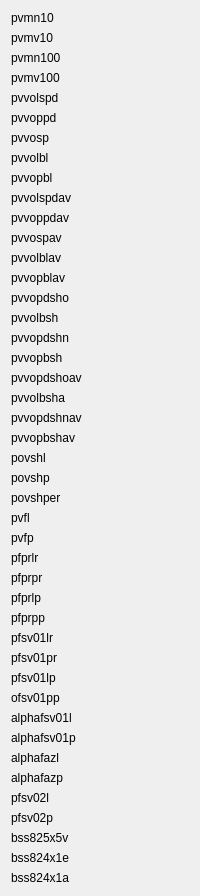
      <widget class="QWidget" name="tab_10">
       <attribute name="title">
        <string>Освещение</string>
       </attribute>
       <layout class="QGridLayout" name="gridLayout_10">
        <item row="28" column="0">
         <widget class="QLabel" name="pfprpr">
          <property name="text">
           <string>pfprpr</string>
          </property>
         </widget>
        </item>
        <item row="21" column="0">
         <widget class="QLabel" name="pvvopbshav">
          <property name="text">
           <string>pvvopbshav</string>
          </property>
         </widget>
        </item>
        <item row="38" column="0">
         <widget class="QLabel" name="alphafazp">
          <property name="text">
           <string>alphafazp</string>
          </property>
         </widget>
        </item>
        <item row="26" column="0">
         <widget class="QLabel" name="pvfp">
          <property name="text">
           <string>pvfp</string>
          </property>
         </widget>
        </item>
        <item row="12" column="0">
         <widget class="QLabel" name="pvvolblav">
          <property name="text">
           <string>pvvolblav</string>
          </property>
         </widget>
        </item>
        <item row="1" column="0">
         <widget class="QLabel" name="pvmv10">
          <property name="text">
           <string>pvmv10</string>
          </property>
         </widget>
        </item>
        <item row="24" column="0">
         <widget class="QLabel" name="povshper">
          <property name="text">
           <string>povshper</string>
          </property>
         </widget>
        </item>
        <item row="31" column="0">
         <widget class="QLabel" name="pfsv01lr">
          <property name="text">
           <string>pfsv01lr</string>
          </property>
         </widget>
        </item>
        <item row="33" column="0">
         <widget class="QLabel" name="pfsv01lp">
          <property name="text">
           <string>pfsv01lp</string>
          </property>
         </widget>
        </item>
        <item row="29" column="0">
         <widget class="QLabel" name="pfprlp">
          <property name="text">
           <string>pfprlp</string>
          </property>
         </widget>
        </item>
        <item row="17" column="0">
         <widget class="QLabel" name="pvvopbsh">
          <property name="text">
           <string>pvvopbsh</string>
          </property>
         </widget>
        </item>
        <item row="42" column="0">
         <widget class="QLabel" name="bss824x1e">
          <property name="text">
           <string>bss824x1e</string>
          </property>
         </widget>
        </item>
        <item row="8" column="0">
         <widget class="QLabel" name="pvvopbl">
          <property name="text">
           <string>pvvopbl</string>
          </property>
         </widget>
        </item>
        <item row="2" column="0">
         <widget class="QLabel" name="pvmn100">
          <property name="text">
           <string>pvmn100</string>
          </property>
         </widget>
        </item>
        <item row="5" column="0">
         <widget class="QLabel" name="pvvoppd">
          <property name="text">
           <string>pvvoppd</string>
          </property>
         </widget>
        </item>
        <item row="25" column="0">
         <widget class="QLabel" name="pvfl">
          <property name="text">
           <string>pvfl</string>
          </property>
         </widget>
        </item>
        <item row="30" column="0">
         <widget class="QLabel" name="pfprpp">
          <property name="text">
           <string>pfprpp</string>
          </property>
         </widget>
        </item>
        <item row="14" column="0">
         <widget class="QLabel" name="pvvopdsho">
          <property name="text">
           <string>pvvopdsho</string>
          </property>
         </widget>
        </item>
        <item row="37" column="0">
         <widget class="QLabel" name="alphafazl">
          <property name="text">
           <string>alphafazl</string>
          </property>
         </widget>
        </item>
        <item row="19" column="0">
         <widget class="QLabel" name="pvvolbshav">
          <property name="text">
           <string>pvvolbsha</string>
          </property>
         </widget>
        </item>
        <item row="40" column="0">
         <widget class="QLabel" name="pfsv02p">
          <property name="text">
           <string>pfsv02p</string>
          </property>
         </widget>
        </item>
        <item row="6" column="0">
         <widget class="QLabel" name="pvvosp">
          <property name="text">
           <string>pvvosp</string>
          </property>
         </widget>
        </item>
        <item row="32" column="0">
         <widget class="QLabel" name="pfsv01pr">
          <property name="text">
           <string>pfsv01pr</string>
          </property>
         </widget>
        </item>
        <item row="41" column="0">
         <widget class="QLabel" name="bss825x5v">
          <property name="text">
           <string>bss825x5v</string>
          </property>
         </widget>
        </item>
        <item row="39" column="0">
         <widget class="QLabel" name="pfsv02l">
          <property name="text">
           <string>pfsv02l</string>
          </property>
         </widget>
        </item>
        <item row="36" column="0">
         <widget class="QLabel" name="alphafsv01p">
          <property name="text">
           <string>alphafsv01p</string>
          </property>
         </widget>
        </item>
        <item row="16" column="0">
         <widget class="QLabel" name="pvvopdshn">
          <property name="text">
           <string>pvvopdshn</string>
          </property>
         </widget>
        </item>
        <item row="18" column="0">
         <widget class="QLabel" name="pvvopdshoav">
          <property name="text">
           <string>pvvopdshoav</string>
          </property>
         </widget>
        </item>
        <item row="15" column="0">
         <widget class="QLabel" name="pvvolbsh">
          <property name="text">
           <string>pvvolbsh</string>
          </property>
         </widget>
        </item>
        <item row="35" column="0">
         <widget class="QLabel" name="alphafsv01l">
          <property name="text">
           <string>alphafsv01l</string>
          </property>
         </widget>
        </item>
        <item row="20" column="0">
         <widget class="QLabel" name="pvvopdshnav">
          <property name="text">
           <string>pvvopdshnav</string>
          </property>
         </widget>
        </item>
        <item row="27" column="0">
         <widget class="QLabel" name="pfprlr">
          <property name="text">
           <string>pfprlr</string>
          </property>
         </widget>
        </item>
        <item row="9" column="0">
         <widget class="QLabel" name="pvvolspdav">
          <property name="text">
           <string>pvvolspdav</string>
          </property>
         </widget>
        </item>
        <item row="22" column="0">
         <widget class="QLabel" name="povshl">
          <property name="text">
           <string>povshl</string>
          </property>
         </widget>
        </item>
        <item row="13" column="0">
         <widget class="QLabel" name="pvvopblav">
          <property name="text">
           <string>pvvopblav</string>
          </property>
         </widget>
        </item>
        <item row="0" column="0">
         <widget class="QLabel" name="pvmn10">
          <property name="text">
           <string>pvmn10</string>
          </property>
         </widget>
        </item>
        <item row="11" column="0">
         <widget class="QLabel" name="pvvospav">
          <property name="text">
           <string>pvvospav</string>
          </property>
         </widget>
        </item>
        <item row="23" column="0">
         <widget class="QLabel" name="povshp">
          <property name="text">
           <string>povshp</string>
          </property>
         </widget>
        </item>
        <item row="34" column="0">
         <widget class="QLabel" name="pfsv01pp">
          <property name="text">
           <string>ofsv01pp</string>
          </property>
         </widget>
        </item>
        <item row="10" column="0">
         <widget class="QLabel" name="pvvoppdav">
          <property name="text">
           <string>pvvoppdav</string>
          </property>
         </widget>
        </item>
        <item row="3" column="0">
         <widget class="QLabel" name="pvmv100">
          <property name="text">
           <string>pvmv100</string>
          </property>
         </widget>
        </item>
        <item row="7" column="0">
         <widget class="QLabel" name="pvvolbl">
          <property name="text">
           <string>pvvolbl</string>
          </property>
         </widget>
        </item>
        <item row="4" column="0">
         <widget class="QLabel" name="pvvolspd">
          <property name="text">
           <string>pvvolspd</string>
          </property>
         </widget>
        </item>
        <item row="43" column="0">
         <widget class="QLabel" name="bss824x1a">
          <property name="text">
           <string>bss824x1a</string>
          </property>
         </widget>
        </item>
       </layout>
      </widget>
